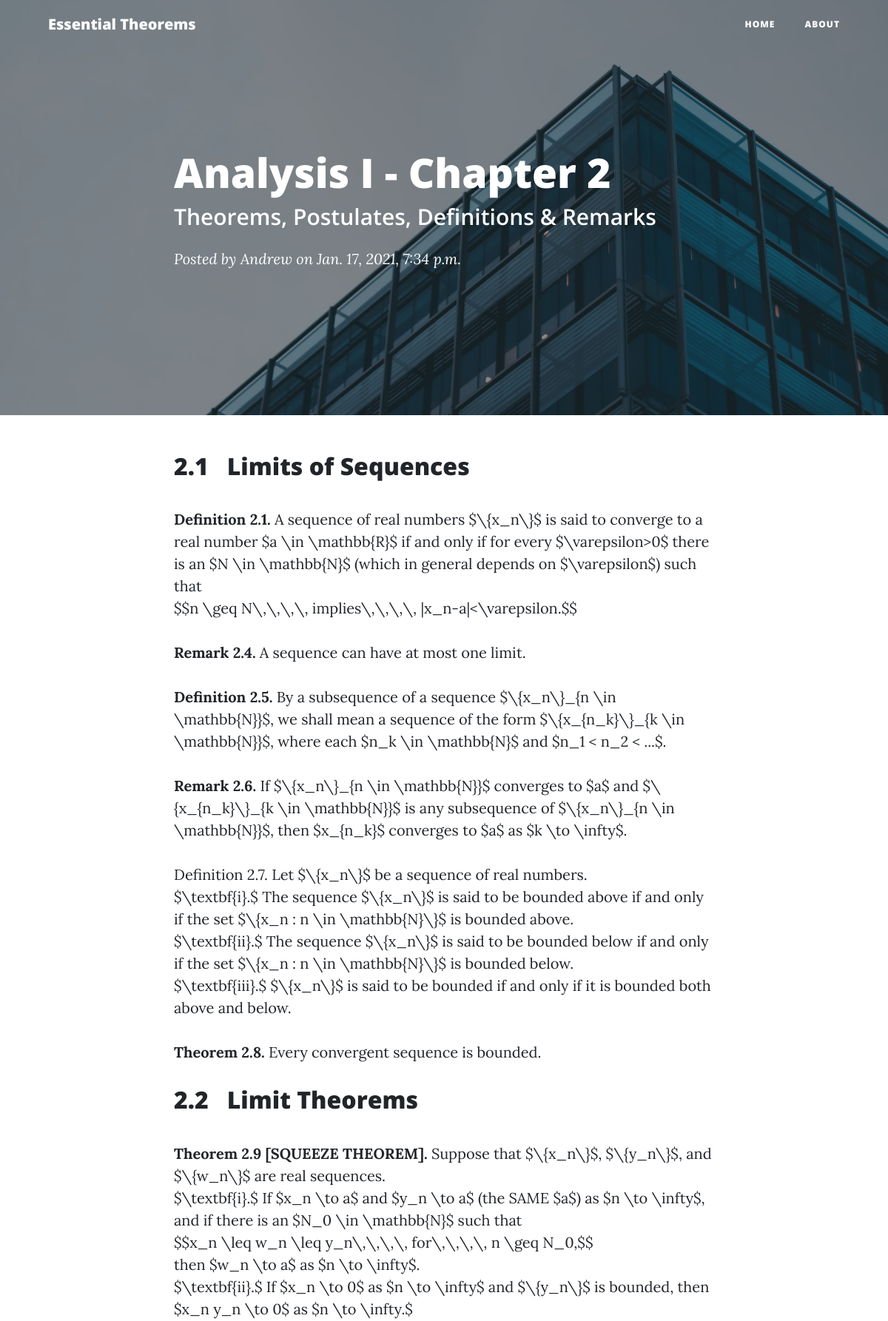
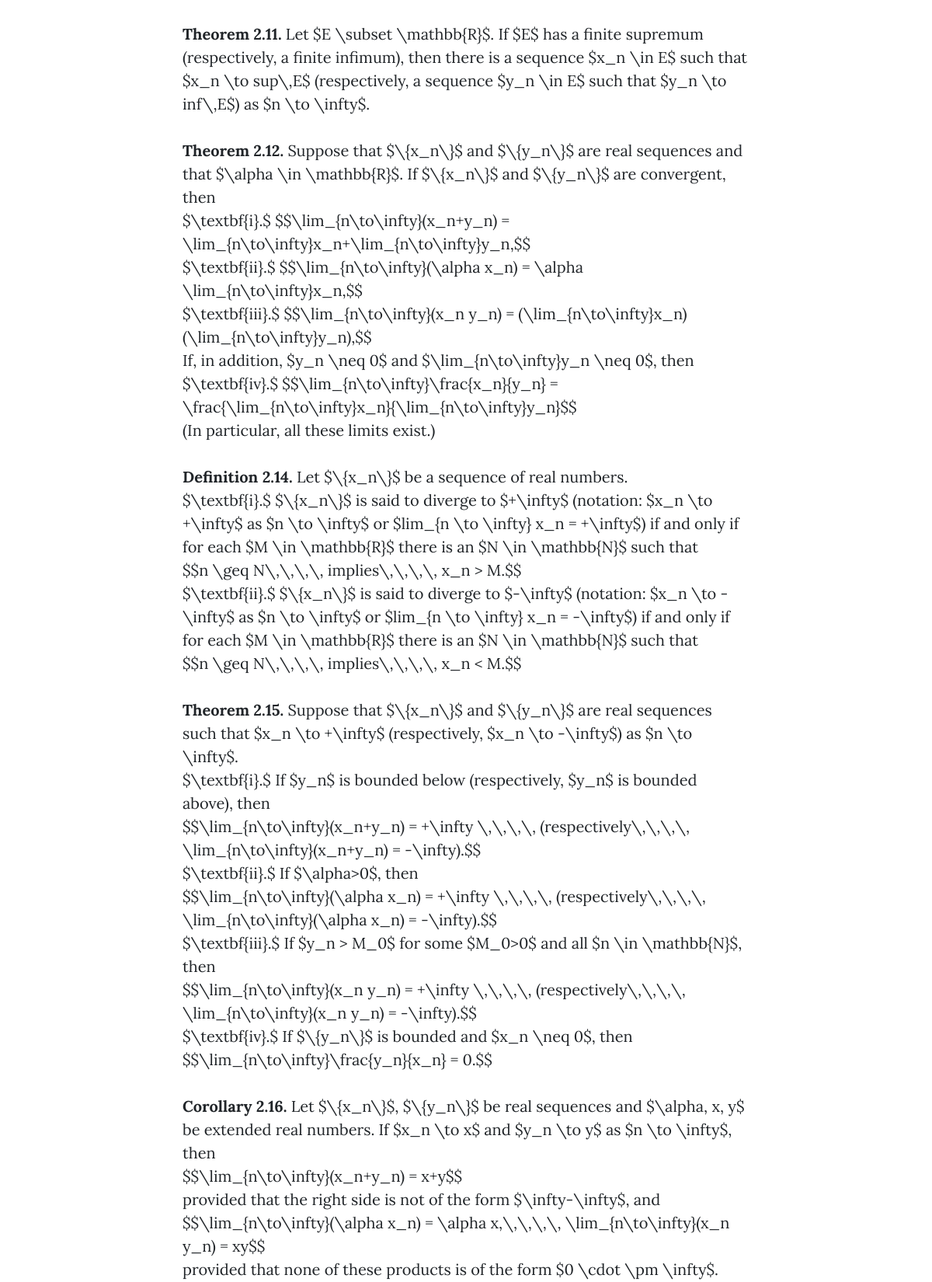
Page /post/analysis-i-chapter-2/ (upper part) on the committed database (2 pictures, top to bottom).
### post/models.py (models this page shows, shortened)
class Post(models.Model):
    title = models.CharField(max_length=100)
    slug = models.SlugField(max_length=100, null=True, blank=True)
    overview = models.TextField()
    timestamp = models.DateTimeField(auto_now_add=True)
    content = HTMLField()
    author = models.ForeignKey(Author, on_delete=models.CASCADE)
    featured = models.BooleanField()
    document = models.FileField()

class Author(models.Model):
    user = models.OneToOneField(User, on_delete=models.CASCADE)

### post/views.py (the view)
# urls.py: path('', index, name='post-list'),
def post(request, slug_text):
    post = Post.objects.filter(slug=slug_text)
    if post.exists():
        post = post.first()
    else:
        return HttpResponse("<h1>PAGE NOT FOUND</h1>")
    context = {
        'post': post
    }
    return render(request, 'post.html', context)

### templates/post.html (shortened to what this page needs)
{% extends 'base.html' %}
{% load static %}
{% block content %}
  <header class="masthead" style="background-image: url({% static 'img/dc-building.jpg' %})">
    <div class="overlay"></div>
    <div class="container">
      <div class="row">
        <div class="col-lg-8 col-md-10 mx-auto">
          <div class="post-heading">
            <h1>{{ post.title }}</h1>
            <h2 class="subheading">{{ post.overview | safe }}</h2>
            <span class="meta">Posted by
              <a href="/about">{{ post.author.user.username }}</a>
              on {{ post.timestamp }}</span>
          </div>
        </div>
      </div>
    </div>
  </header>
  <article>
    <div class="container">
      <div class="row">
        <div class="col-lg-8 col-md-10 mx-auto">
          {{ post.content | safe }}
        </div>
      </div>
    </div>
  </article>
{% endblock content %}

### templates/post.html (style rules this page uses)
p { margin: 0; }

### rows in the picture
Post: title "Analysis I - Chapter 2", overview "Theorems, Postulates, Definitions & Remarks", author.user.username "Andrew", timestamp "Jan. 17, 2021, 7:34 p.m.", content "2.1 Limits of Sequences Definition 2.1. A sequence of real numbers $\\{x_n\\}$ is said to converge to a real number $a \\in \\mathbb{R}$ if and only if for every $\\varepsilon>0$ there is an $N \\in \\mathbb{N}$ (which in general depends on $\\varepsilon$) such that $$n \\geq N\\,\\,\\,\\, implies\\,\\,\\,\\, |x_n-a|<\\varepsilon.$$ Remark 2.4. A sequence can have at most one limit. Definition 2.5. By a subsequence of a sequence $\\{x_n\\}_{n \\in \\mathbb{N}}$, we shall mean a sequence of the form $\\{x_{n_k}\\}_{k \\in \\mathbb{N}}$, where each $n_k \\in \\mathbb{N}$ and $n_1 < n_2 < ...$. Remark 2.6. If $\\{x_n\\}_{n \\in \\mathbb{N}}$ converges to $a$ and $\\{x_{n_k}\\}_{k \\in \\mathbb{N}}$ is any subsequence of…"
